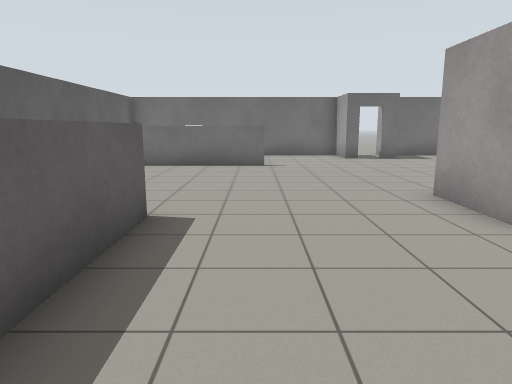
[1] (above)

14 first-person views from a walk through a world built for the Gazebo simulator. The camera is 1.2 m above the floor, tilts 10° down and sees 70° across. The floor is counted in squares, 1 m on a side. Each view is taken from the middle of a square. On the plan, view 1 faces up. The plan holds only what a view shows up to about 14 squares ahead; the rest is blank. Surface patterns are stand-ins for the level's own textures.

[2]
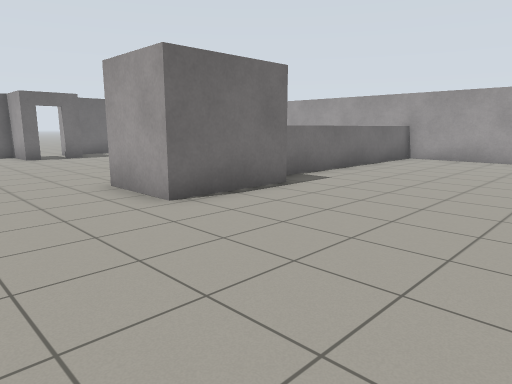

[3]
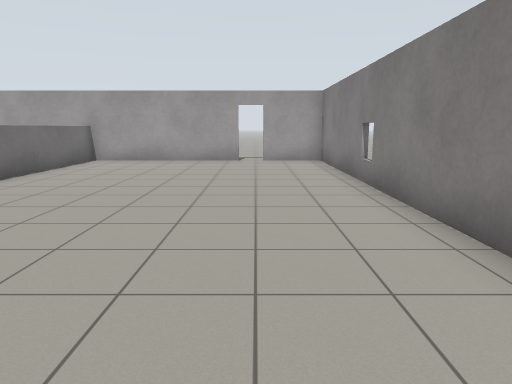

[4]
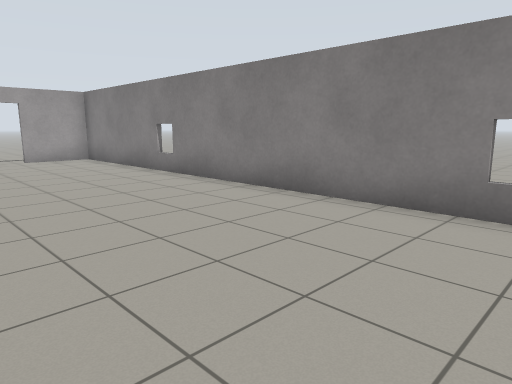

[5]
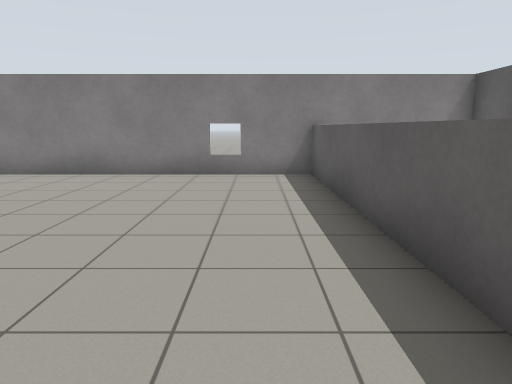

[6]
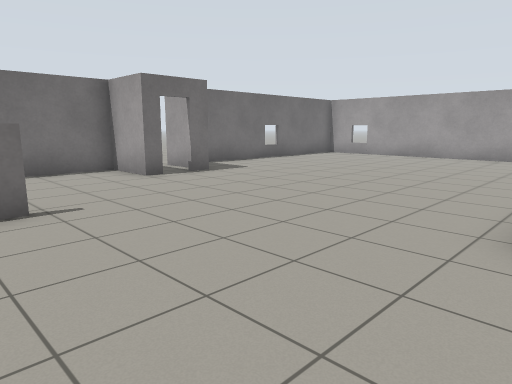

[7]
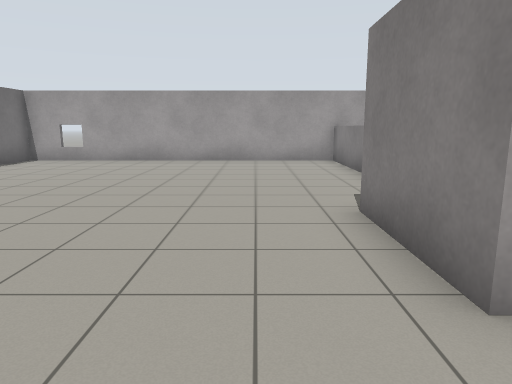

[8]
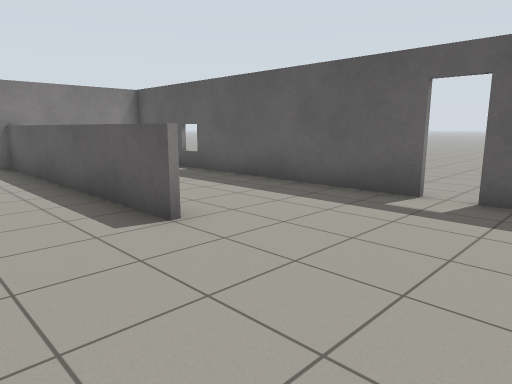

[9]
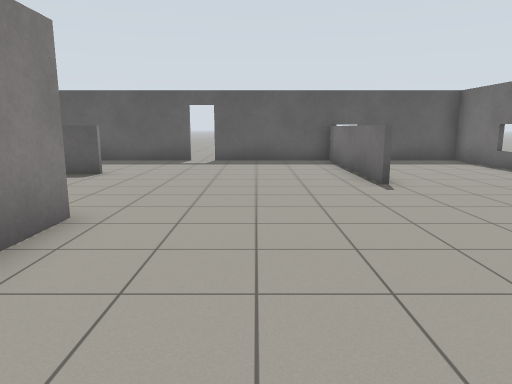

[10]
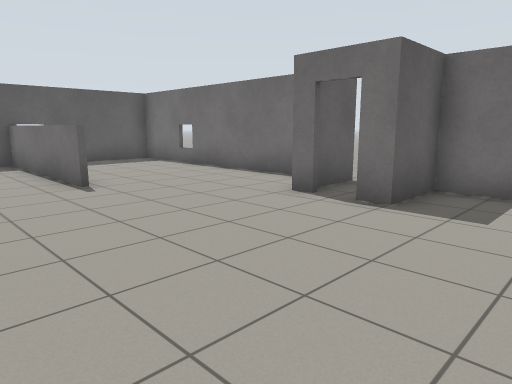

[11]
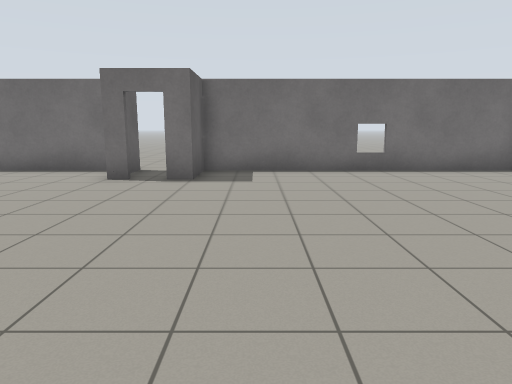

[12]
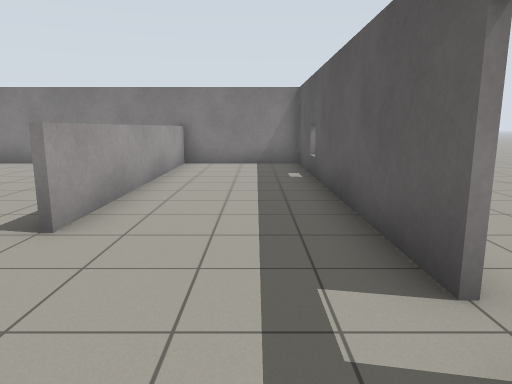

[13]
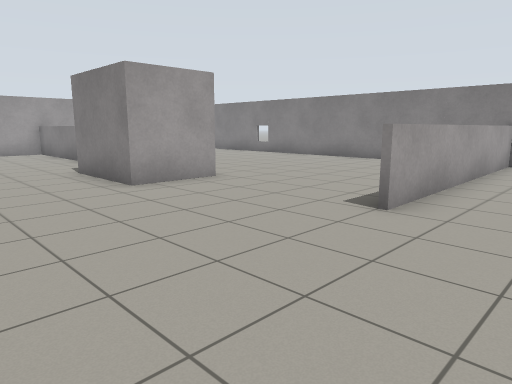

[14]
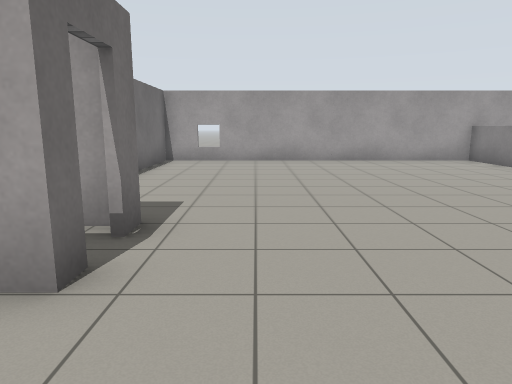

### Floor plan
Ten units are one square. View 1 is at (0, 0); x grows to the right and y downward. Boxes are objects, and circles mark ways between rooms. Rooms are numbered by the first view taken in them; rooms with no view inside come last. Other rooms are left out.
<svg viewBox="-60 -168 211 207">
<path fill="none" stroke="#000" d="M63 -42 32 -42 32 -56M145 4 145 -51M145 -50 70 -50M-9 34 145 34 145 12M-15 -49 -14 34M32 -56 32 -65 63 -65M4 -117 -55 -117M41 -145 35 -145 35 -163 -54 -163 -54 -75M99 -51 146 -51M-54 -66 -54 34 -9 34M145 -51 145 -163 55 -163 55 -145 49 -145M-16 34 -17 -49"/>
<circle cx="10" cy="-47" r="3" fill="#2a7"/>
<text x="70" y="-10">1</text>
<text x="40" y="-90">2</text>
</svg>
Room 1 opens to room 2.

Where each view was taken, in squares from view 1:
view 1: 0 up, 0 right, facing up
view 2: 1 down, 0 right, facing up-right
view 3: 1 down, 1 right, facing right
view 4: 2 up, 0 right, facing down-right
view 5: 6 up, 0 right, facing down
view 6: 6 up, 1 left, facing up-right
view 7: 8 up, 1 right, facing right
view 8: 9 up, 1 right, facing down-left
view 9: 9 up, 8 right, facing left
view 10: 9 up, 8 right, facing up-left
view 11: 6 up, 7 right, facing up
view 12: 9 up, 4 left, facing down
view 13: 10 up, 4 left, facing down-right
view 14: 13 up, 1 right, facing right
